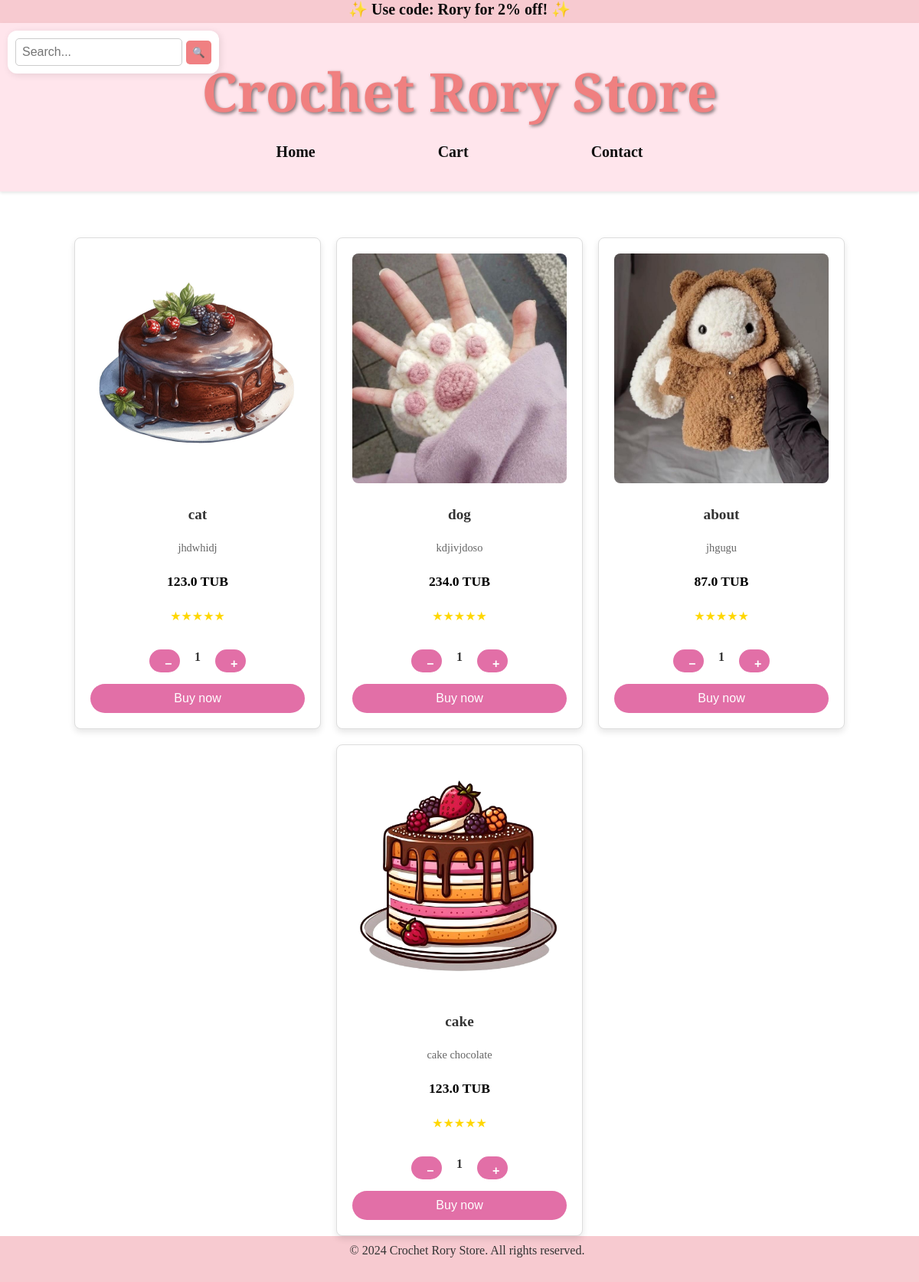
Page /products on the committed database.
### models.py (models this page shows, shortened)
class Product(db.Model):
    id = db.Column(db.Integer, primary_key=True)
    name = db.Column(db.String(100), nullable=False)
    price = db.Column(db.Float, nullable=False)
    description = db.Column(db.Text, nullable=False)
    image = db.Column(db.String(200))
    publish_location = db.Column(db.String(20), default="products_only")

### routes.py (the view)
@app.route("/products")
def products_page():
    products = Product.query.filter(Product.publish_location.in_(['both', 'products_only'])).all()
    return render_template("products.html", products=products)

### templates/products.html (shortened to what this page needs)
<!DOCTYPE html>
<html lang="en">
<head>
  <link rel="stylesheet" href="{{ url_for('static', filename='style.css') }}">
</head>
<body>
  <header>
    ✨ Use code: Rory for 2% off! ✨
  </header>
  <nav class="navbar">
    <div class="logo">Crochet Rory Store</div>
    <ul>
      <li><a href="{{ url_for('home_logged') }}">Home</a></li>
      <li><a href="/cart">Cart</a></li>
      <li><a href="#contact">Contact</a></li>
    </ul>
  </nav>
  <div class="search-container">
    <input type="text" id="search" placeholder="Search...">
    <button type="button" id="searchBtn">🔍</button>
  </div>
  <section class="product-grid">
    {% for product in products %}
      <div class="product">
        <img src="{{ url_for('static', filename='images/' ~ product.image) }}" alt="{{ product.name }}">
        <h2>{{ product.name }}</h2>
        <p>{{ product.description }}</p>
        <p class="price">{{ product.price }} TUB</p>
        <div class="rating">★★★★★</div>
        <div class="quantity-box">
          <button class="quantity-btn" onclick="changeQuantity({{ product.id }}, -1)">−</button>
          <span id="qty-{{ product.id }}" class="quantity-display">1</span>
          <button class="quantity-btn" onclick="changeQuantity({{ product.id }}, 1)">+</button>
        </div>
        <button onclick="addToCart({{ product.id }})">Buy now</button>
      </div>
    {% endfor %}
  </section>
  <footer>
    © 2024 Crochet Rory Store. All rights reserved.
  </footer>
</body>
</html>

### static/style.css (style rules this page uses)
* { margin: 0; padding: 0; }
.navbar { background-color: #ffc9d9; text-align: center; padding: 10px 0; box-shadow: 0 2px 4px rgba(0,0,0,0.1); }
header { background-color: #f7cad0; font-size: 20px; padding: 0; text-align: center; color: #0a0a0a; font-weight: bold; height: 30px; }
.navbar { display: flex; flex-direction: column; justify-content: center; align-items: center; background-color: #ffe5ec; height: 200px; }
.navbar .logo { font-size: 70px; font-weight: bold; color: #f08080; margin-bottom: 20px; text-shadow: 2px 2px 4px rgba(0, 0, 0, 0.5); font-family: "Cormorant", serif; }
.navbar ul { list-style: none; font-size: 20px; display: flex; align-items: center; padding: 0; }
.navbar ul li { margin: 0 80px; }
.navbar ul li a { text-decoration: none; color: #0f0f0f; font-weight: bold; font-family: 'Georgia', serif; }
.search-container { position: fixed; top: 40px; left: 10px; display: flex; align-items: center; z-index: 110; padding: 10px; background-color: #fff; border-radius: 12px; box-shadow: 2px 2px 10px rgba(0, 0, 0, 0.1); }
.search-container input { padding: 8px; border-radius: 5px; border: 1px solid #ccc; font-size: 16px; width: 200px; }
.search-container button { padding: 8px; margin-left: 5px; background-color: #f08082; color: rgb(116, 35, 35); border: none; border-radius: 5px; cursor: pointer; }
h2 { font-size: 60px; margin-bottom: 20px; }
.product-grid { display: flex; flex-wrap: wrap; gap: 20px; justify-content: center; padding-top: 60px; }
.product { background-color: #fff; border: 1px solid #ddd; border-radius: 8px; box-shadow: 0 4px 8px rgba(0, 0, 0, 0.1); width: 280px; height: 600px; text-align: center; padding: 20px; display: flex; flex-direction: column; justify-content: space-between; }
.product img { width: 100%; height: 300px; object-fit: cover; border-radius: 8px; margin-bottom: 15px; }
.product h2 { font-size: 1.2em; color: #333; margin: 10px 0; }
.product p { font-size: 0.9em; color: #666; margin: 10px 0; }
.product .price { font-size: 1.1em; font-weight: bold; color: #000; }
.product .rating { font-size: 1em; color: gold; margin: 10px 0; }
.product button { background-color: #9e3490; color: #fff; border: none; padding: 10px 20px; border-radius: 5px; font-size: 1em; cursor: pointer; transition: background-color 0.3s; }
footer { text-align: center; padding: 10px; height: 40px; background-color: #f7cad0; color: #333; width: 100%; }

### templates/products.html (style rules this page uses)
.quantity-box { display: flex; align-items: center; justify-content: center; gap: 8px; margin-top: 10px; }
.quantity-btn { background-color: #e26fa7; color: white; border: none; border-radius: 8px; width: 30px; height: 30px; cursor: pointer; font-size: 18px; font-weight: bold; transition: 0.3s; }
.quantity-display { font-size: 16px; font-weight: bold; width: 30px; text-align: center; color: #333; }
.product button { background-color: #e26fa7; color: white; border: none; padding: 10px 20px; border-radius: 20px; cursor: pointer; transition: 0.3s; margin-top: 10px; }

### rows in the picture
Product: image (picture), name "cat", description "jhdwhidj", price "123.0"
Product: image (picture), name "dog", description "kdjivjdoso", price "234.0"
Product: image (picture), name "about", description "jhgugu", price "87.0"
Product: image (picture), name "cake", description "cake chocolate", price "123.0"
